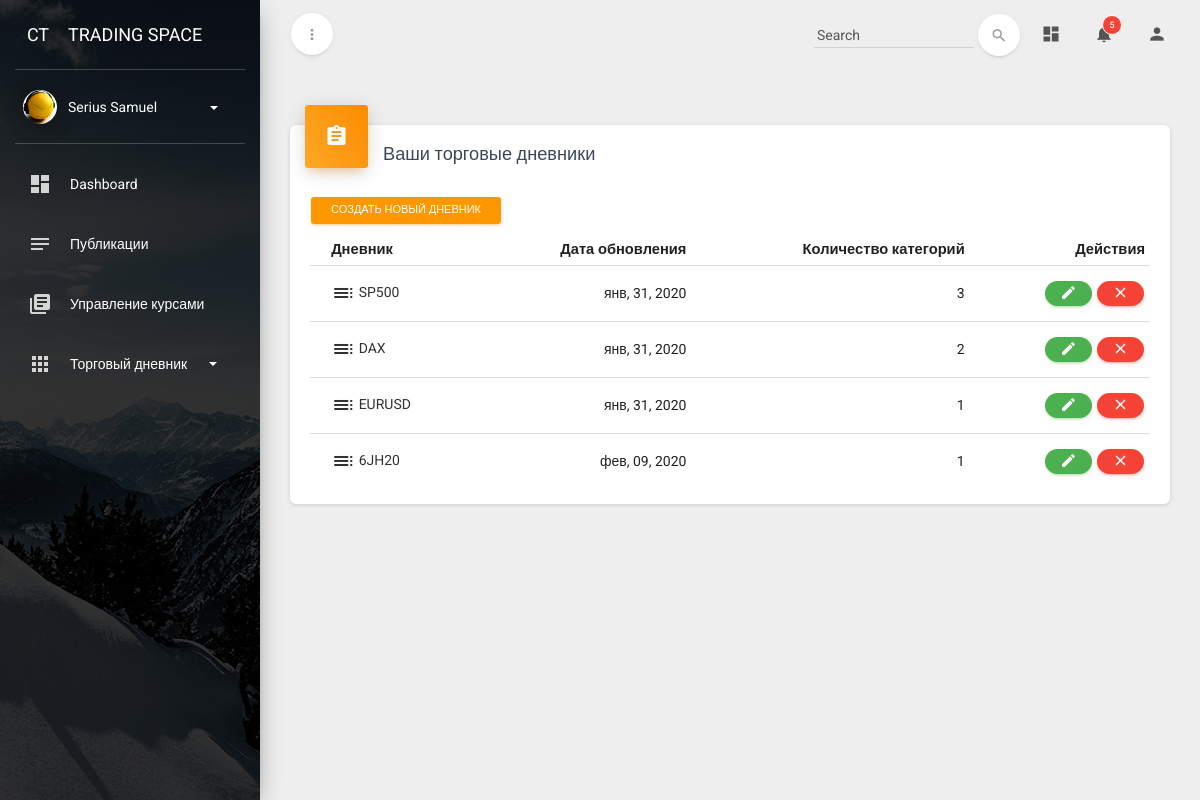
/diary/ (signed in), run on the app's committed database.
### profiles/models.py (models this page shows, shortened)
class Profile(models.Model):
    user = models.OneToOneField(User, on_delete=models.CASCADE)
    image = models.ImageField(default='default.png', upload_to='profiles_img', verbose_name='Изображение профиля')
    description = models.CharField(max_length=150, default='Пользователь ресурса', blank=True, verbose_name='О себе')
    categiry_learn = models.ForeignKey(CategoryLearnGroup, on_delete=models.SET_NULL, null=True, blank=True,
                                       verbose_name='Группа обучения')
    class Meta:
        verbose_name = 'Профиль пользователя'
        verbose_name_plural = 'Профили пользователей'

### diary/models.py (models this page shows, shortened)
class DiaryCategory(models.Model):
    name = models.CharField(default='Новый дневник', max_length=150, db_index=True, verbose_name='Название дневника')
    author = models.ForeignKey(User, default=None, on_delete=models.CASCADE, verbose_name='Автор дневника')
    cat_img = models.ImageField(default='diary_img/diary.jpeg', upload_to='diary_img',
                                verbose_name='Изображение категории')
    update_date = models.DateTimeField(auto_now=True, verbose_name='Дата обновления')
    class Meta:
        verbose_name = 'Дневник'
        verbose_name_plural = 'Дневники'
    def get_absolute_url(self):
        return reverse('diary_cat_detail', kwargs={'cat_pk': self.pk})

### diary/views.py (the view)
# urls.py: path('', DiaryCategoryView.as_view(), name='diary_cat_list'),
class DiaryCategoryView(LoginRequiredMixin, ListView):
    model = DiaryCategory
    template_name = 'diary/diarycategory_list.html'
    def get_queryset(self):
        return DiaryCategory.objects.filter(author=self.request.user)

### diary/templatetags/diary_tags.py (called while the page is built)
@register.simple_tag(takes_context=True)
def get_categories(context):
    user = context['user']
    return DiaryCategory.objects.filter(author=user)

### templates/diary/diarycategory_list.html (shortened to what this page needs)
{% extends 'base_profile.html' %}
{% load static %}
{% block content %}
    <div class="content">
        <div class="container-fluid">
            <div class="row">
                <div class="col-md-12">
                    <div class="card">
                        <div class="card-header card-header-icon" data-background-color="orange">
                            <a href="{% url 'diary_cat_create' %}"> <i class="material-icons">assignment</i> </a>
                        </div>
                        <div class="card-content">
                            <h4 class="card-title">Ваши торговые дневники</h4>
                            <a class="btn btn-warning btn-sm" href="{% url 'diary_cat_create' %}">Создать новый
                                дневник</a>
                            <div class="table-responsive">
                                <table class="table">
                                    <thead>
                                    <tr>
                                        <th></th>
                                        <th>Дневник</th>
                                        <th class="text-right">Дата обновления</th>
                                        <th class="text-right">Количество категорий</th>
                                        <th class="text-right">Действия</th>
                                    </tr>
                                    </thead>
                                    <tbody>
                                    {% for category in object_list %}
                                        <tr>
                                            <td></td>
                                            <td><a href="{{ category.get_absolute_url }}"><i class="material-icons">
                                            </i> {{ category.name }}</a></td>
                                            <td class="text-right"> {{ category.update_date|date:'b, d, Y' }}</td>
                                            <td class="text-right">{{ category.diarysubcategory_set.count }}</td>
                                            <td class="text-right">
                                                <a href="{% url 'diary_cat_update'  cat_pk=category.id %}"
                                                   class="btn btn-success btn-round btn-xs">
                                                    <i class="material-icons">edit</i></a>
                                                <a href="{% url 'diary_cat_delete' cat_pk=category.id %}"
                                                   class="btn btn-danger btn-round btn-xs">
                                                    <i class="material-icons">close</i></a>
                                            </td>
                                        </tr>
                                    {% endfor %}
                                    </tbody>
                                </table>
                            </div>
                        </div>
                    </div>
                </div>
            </div>
        </div>
{% endblock %}

### templates/base_profile.html (shortened to what this page needs)
<!doctype html>
{% load static %}
{% load diary_tags %}
<html lang="en">
<head>
    <link href="{% static 'assets/css/bootstrap.min.css' %}" rel="stylesheet"/>
    <link href="{% static 'assets/css/material-dashboard.css' %}" rel="stylesheet"/>
    <link href="https://maxcdn.bootstrapcdn.com/font-awesome/latest/css/font-awesome.min.css" rel="stylesheet">
</head>
<body>
<div class="wrapper">
    <div class="sidebar" data-active-color="orange" data-background-color="black"
         data-image="{% static 'assets/img/sidebar-1.jpg' %}">
        <div class="logo">
            <a href="{% url 'index' %}" class="simple-text logo-mini">
                CT
            </a>
            <a href="{% url 'index' %}" class="simple-text logo-normal">
                Trading Space
            </a>
        </div>
        <div class="sidebar-wrapper">
            <div class="user">
                <div class="photo">
                    <img src="{{ user.profile.image.url }}"/>
                </div>
                <div class="info">
                    <a data-toggle="collapse" href="#collapseExample" class="collapsed">
                    <span>
                         {{ user.get_full_name }}
                        <b class="caret"></b>
                    </span>
                    </a>
                </div>
            </div>
            <ul class="nav">
                <li>
                    <a href="{% url 'dashboard' %}">
                        <i class="material-icons">dashboard</i>
                        <p> Dashboard </p>
                    </a>
                </li>
                <li>
                    <a href="{% url 'user_all_post' %}">
                        <i class="material-icons">notes</i>
                        <p> Публикации </p>
                    </a>
                </li>
                {% if perms.Instructors %}
                    <li>
                        <a href="{% url 'manage_course_list' %}">
                            <i class="material-icons">library_books</i>
                            <p> Управление курсами</p>
                        </a>
                    </li>
                {% endif %}
                {% get_categories as categories %}
                {% if categories.count > 0 %}
                    <li>
                        <a data-toggle="collapse" href="#componentsExamples">
                            <i class="material-icons">apps</i>
                            <p> Торговый дневник
                                <b class="caret"></b>
                            </p>
                        </a>
                    </li>
                {% endif %}
            </ul>
        </div>
    </div>
    <div class="main-panel">
        <nav class="navbar navbar-transparent navbar-absolute">
            <div class="container-fluid">
                <div class="navbar-minimize">
                    <button id="minimizeSidebar" class="btn btn-round btn-white btn-fill btn-just-icon">
                        <i class="material-icons visible-on-sidebar-regular">more_vert</i>
                    </button>
                </div>
                <div class="navbar-header">
                    <a class="navbar-brand" href="#"> </a>
                </div>
                <div class="collapse navbar-collapse">
                    <ul class="nav navbar-nav navbar-right">
                        <li>
                            <a href="#pablo" class="dropdown-toggle" data-toggle="dropdown">
                                <i class="material-icons">dashboard</i>
                            </a>
                        </li>
                        <li class="dropdown">
                            <a href="#" class="dropdown-toggle" data-toggle="dropdown">
                                <i class="material-icons">notifications</i>
                                <span class="notification">5</span>
                            </a>
                        </li>
                        <li class="dropdown">
                            <a href="#pablo" class="dropdown-toggle" data-toggle="dropdown">
                                <i class="material-icons">person</i>
                            </a>
                        </li>
                    </ul>
                    <form class="navbar-form navbar-right" role="search">
                        <div class="form-group form-search is-empty">
                            <input type="text" class="form-control" placeholder=" Search ">
                        </div>
                        <button type="submit" class="btn btn-white btn-round btn-just-icon">
                            <i class="material-icons">search</i>
                            <div class="ripple-container"></div>
                        </button>
                    </form>
                </div>
            </div>
        </nav>
        {% block content %}
        {% endblock %}
    </div>
</div>
</body>
</html>

### data on the page
DiaryCategory: name "SP500", update_date "янв, 31, 2020", diarysubcategory_set.count "3"
DiaryCategory: name "DAX", update_date "янв, 31, 2020", diarysubcategory_set.count "2"
DiaryCategory: name "EURUSD", update_date "янв, 31, 2020", diarysubcategory_set.count "1"
DiaryCategory: name "6JH20", update_date "фев, 09, 2020", diarysubcategory_set.count "1"

### other printed values
{{ user.get_full_name }} "Serius Samuel"
